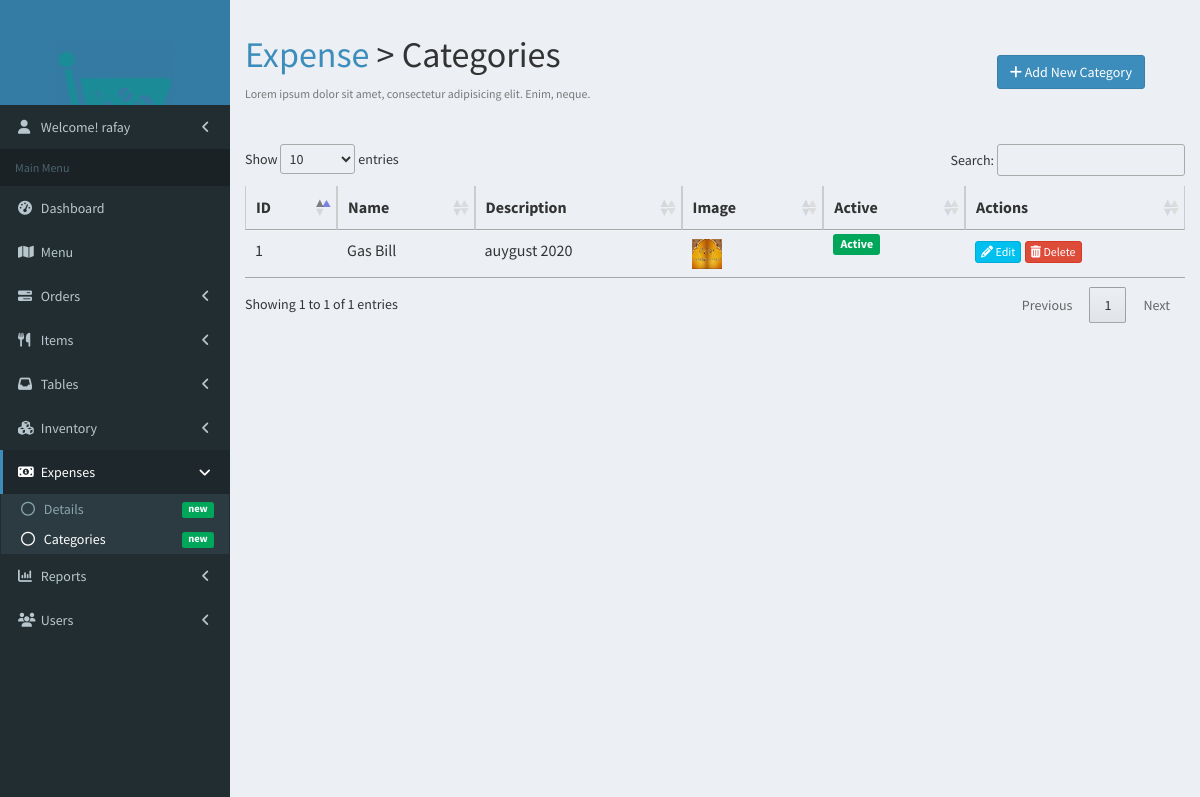
The app's page /expense/category/list (signed in) with its own data.
### app/models.py (models this page shows, shortened)
class User(AbstractUser):
    is_manager = models.BooleanField(default=False)
    is_inventory_manager = models.BooleanField(default=False)

class ExpenseCategory(models.Model):
    name = models.CharField(max_length=30)
    description = models.CharField(max_length=300, null=True, blank=True)
    image = models.ImageField(upload_to="categories/expense/", null=True, blank=True)
    is_active = models.BooleanField(default=True)
    created_at = models.DateTimeField(auto_now_add=True)
    updated_at = models.DateTimeField(auto_now=True)
    history = HistoricalRecords()

### app/views.py (the view)
# urls.py: path('expense/category/list', views.ExpenseCategoryList.as_view(), name='expense-category-list'),
@method_decorator([login_required], name='dispatch')
class ExpenseCategoryList(ListView):
    model = ExpenseCategory

### app/templates/app/expensecategory_list.html (shortened to what this page needs)
{% extends 'base.html' %}
{% load static %}
{% block link-expense %}active{% endblock %}
{% block link-expense-categories %}active{% endblock %}
{% block content %}
    <div>
        <section class="content-header">
            <div class="row">
                <div class="col-xs-8">
                    <h1>
                        <a href="{% url 'expense-list' %}">Expense</a> &gt; Categories
                    </h1>
                    <p class="text-muted">
                        <small>Lorem ipsum dolor sit amet, consectetur adipisicing elit. Enim, neque.</small>
                    </p>
                </div>
                <div class="col-xs-4">
                    <a href="{% url 'expense-category-new' %}" class="pull-right btn btn-primary" style="margin: 40px 40px">
                        <i class="fa fa-plus"></i> Add New Category
                    </a>
                </div>
            </div>
        </section>
    </div>
    <section class="content container-fluid">
        {% if object_list %}
            <div class="row">
                <div class="col-xs-12">
                    <table class="table table-hover" id="data-table">
                        <thead>
                        <tr>
                            <th>ID</th>
                            <th>Name</th>
                            <th>Description</th>
                            <th>Image</th>
                            <th>Active</th>
                            <th>Actions</th>
                        </tr>
                        </thead>
                        <tbody>
                        {% for category in object_list %}
                            <tr>
                                <td>{{ category.id }}</td>
                                <td>{{ category.name }}</td>
                                <td>{{ category.description }}</td>
                                <td>
                                    {% if category.image %}
                                        <img src="{{ category.image.url }}" alt="" class="img-sm">
                                    {% else %}
                                        <b class="text-gray">No Image</b>
                                    {% endif %}
                                </td>
                                {% if category.is_active %}
                                    <td><span class="label label-success">Active</span></td>
                                {% else %}
                                    <td><span class="label label-danger">Inactive</span></td>
                                {% endif %}
                                <td>
                                    <a href="{% url 'expense-category-edit' category.id %}" class="btn btn-info btn-xs">
                                        <i class="fa fa-pencil"></i> Edit
                                    </a>
                                    <a href="{% url 'expense-category-delete' category.id %}" class="btn btn-danger btn-xs">
                                        <i class="fa fa-trash"></i> Delete
                                    </a>
                                </td>
                            </tr>
                        {% endfor %}
                        </tbody>
                    </table>
                </div>
            </div>
        {% endif %}
    </section>
{% endblock %}

### app/templates/base.html (shortened to what this page needs)
{% load static %}
<html>
<head>
    <link rel="stylesheet" href="{% static 'app/bower_components/font-awesome/css/font-awesome.min.css' %}">
    <link rel="stylesheet" href="{% static 'app/bower_components/bootstrap/dist/css/bootstrap.min.css' %}">
    <link rel="stylesheet" href="{% static 'app/dist/css/AdminLTE.min.css' %}">
    <link rel="stylesheet" href="{% static 'app/dist/css/skins/skin-blue.min.css' %}">
    <link href="{% static 'app/vendor/datatables-plugins/dataTables.bootstrap.css' %}" rel="stylesheet">
    <link href="{% static 'app/vendor/datatables-responsive/dataTables.responsive.css' %}" rel="stylesheet">
    <link rel="stylesheet" href="//cdn.datatables.net/1.10.19/css/jquery.dataTables.min.css">
    <link rel="stylesheet" href="{% static 'app/dist/css/aroma.css' %}">
</head>
<body class="hold-transition skin-blue sidebar-mini">
<div class="wrapper">
    <header class="main-header">
        <a href="base.html" class="logo">
            <span class="logo-lg">
                    <img src="{% static 'app/images/logo_white.png' %}" alt="" style="width: 60%; margin-top: 40px;">
                </span>
        </a>
    </header>
    <aside class="main-sidebar">
        <section class="sidebar">
            <ul class="sidebar-menu" data-widget="tree">
                <li class="treeview">
                    <a href="#">
                        <i class="fa fa-user"></i>
                        <span>
                            Welcome! {{ user.get_username }}
                        </span>
                        <span class="pull-right-container">
                              <i class="fa fa-angle-left pull-right"></i>
                            </span>
                    </a>
                </li>
            </ul>
            <ul class="sidebar-menu" data-widget="tree">
                <li class="header">Main Menu</li>
                <li class="{% block link-dashboard %}{% endblock %}">
                    <a href="{% url 'index' %}">
                        <i class="fa fa-dashboard"></i> <span>Dashboard</span>
                    </a>
                </li>
                {% if user.is_superuser or user.is_manager or user.is_staff %}
                    <li class="{% block link-menu %}{% endblock %}">
                        <a href="{% url 'menu' %}">
                            <i class="fa fa-map"></i> <span>Menu</span>
                        </a>
                    </li>
                    <li class="treeview {% block link-orders %}{% endblock %}">
                        <a href="#">
                            <i class="fa fa-tasks"></i>
                            <span>Orders</span>
                            <span class="pull-right-container">
                              <i class="fa fa-angle-left pull-right"></i>
                            </span>
                        </a>
                    </li>
                <li class="treeview {% block link-items %}{% endblock %}">
                        <a href="#">
                            <i class="fa fa-cutlery"></i>
                            <span>Items</span>
                            <span class="pull-right-container">
                              <i class="fa fa-angle-left pull-right"></i>
                            </span>
                        </a>
                                {% now 'n' as month %}
                                {% now 'Y' as year %}
                    </li>
                    <li class="treeview {% block link-tables %}{% endblock %}">
                        <a href="#">
                            <i class="fa fa-inbox"></i>
                            <span>Tables</span>
                            <span class="pull-right-container">
                              <i class="fa fa-angle-left pull-right"></i>
                            </span>
                        </a>
                    </li>
                {% endif %}
                {% if user.is_superuser or user.is_manager or user.is_inventory_manager %}
                    <li class="treeview {% block link-inventory %}{% endblock %}">
                        <a href="#">
                            <i class="fa fa-cubes"></i>
                            <span>Inventory</span>
                            <span class="pull-right-container">
                              <i class="fa fa-angle-left pull-right"></i>
                            </span>
                        </a>
                    </li>
                {% endif %}
                {% if user.is_superuser or user.is_manager %}
                    <li class="treeview {% block link-expense %}{% endblock %}">
                        <a href="#">
                            <i class="fa fa-money"></i>
                            <span>Expenses</span>
                            <span class="pull-right-container">
                              <i class="fa fa-angle-left pull-right"></i>
                            </span>
                        </a>
                        <ul class="treeview-menu">
                            <li class="{% block link-expense-details %}{% endblock %}">
                                <a href="{% url 'expense-list' %}">
                                    <i class="fa fa-circle-o"></i>
                                    <span>Details</span>
                                    <span class="pull-right-container">
                                      <small class="label pull-right bg-green">new</small>
                                    </span>
                                </a>
                            </li>
                            <li class="{% block link-expense-categories %}{% endblock %}">
                                <a href="{% url 'expense-category-list' %}">
                                    <i class="fa fa-circle-o"></i>
                                    <span>Categories</span>
                                    <span class="pull-right-container">
                                      <small class="label pull-right bg-green">new</small>
                                    </span>
                                </a>
                            </li>
                        </ul>
                    </li>
                    <li class="treeview {% block link-reports %}{% endblock %}">
                        <a href="#">
                            <i class="fa fa-bar-chart"></i>
                            <span>Reports</span>
                            <span class="pull-right-container">
                              <i class="fa fa-angle-left pull-right"></i>
                            </span>
                        </a>
                                {% now 'j' as today %}
                                {% now 'n' as month %}
                                {% now 'Y' as year %}
                                {% now 'n' as month %}
                                {% now 'Y' as year %}
                                {% now 'Y' as year %}
                    </li>
                {% endif %}
                {% if user.is_superuser %}
                    <li class="treeview {% block link-user %}{% endblock %}">
                        <a href="#">
                            <i class="fa fa-group"></i>
                            <span>Users</span>
                            <span class="pull-right-container">
                              <i class="fa fa-angle-left pull-right"></i>
                            </span>
                        </a>
                    </li>
                {% endif %}
            </ul>
        </section>
    </aside>
    <div class="content-wrapper">
        {% block content %}
        {% endblock %}
    </div>
</div>
</body>
</html>

### records on screen
User: get_username "rafay"
ExpenseCategory: id "1", name "Gas Bill", description "auygust 2020", image (picture), is_active "Active"
